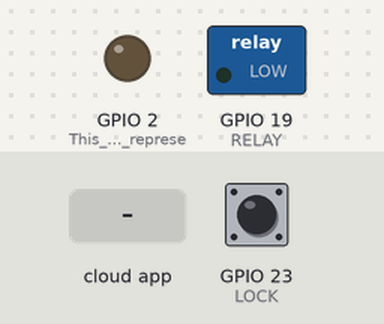
Recording of a program running on a simulated ESP32. Shown: switched loads named in the program (green lamp = pin HIGH), output pins drawn as LEDs (lit = HIGH). The inputs (shaded band) are chosen by the test bench; at power-on: GPIO 23 (LOCK) HIGH. WiFi joins after 1.5 s; servers stay silent unless stated; the Firebase database answers and starts empty; what the program prints to the serial monitor is not drawn.

Above: at 2.7 s.
2.8 s: the phone or cloud app sets status to 1
At 3.5 s:
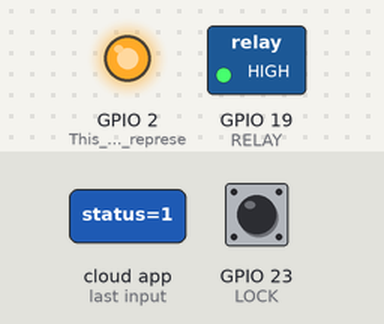
Timing chart, 0 to 5.8 s (numbered marks = the images above; inputs shaded):
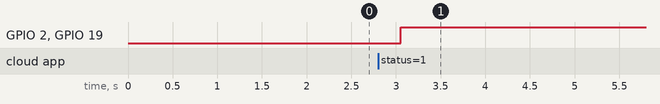

Measured:
- after the input at 2.8 s, GPIO 2 (This_internal_LED_represe), GPIO 19 (RELAY): LOW → HIGH after 0.26 s

The program:

main.cpp
```cpp
#if defined(ESP32)
#include <WiFi.h>
#include <FirebaseESP32.h>
#elif defined(ESP8266)
#include <FirebaseESP8266.h>
#include <ESP8266WiFi.h>
#include <IOXhop_FirebaseESP32.h>
#endif

// Provide the token generation process info.
#include <addons/TokenHelper.h>

// Provide the RTDB payload printing info and other helper functions.
#include <addons/RTDBHelper.h>

// Wifi credentials
#define WIFI_SSID "SSID"
#define WIFI_PASSWORD "PASSWORD"

// Database API key
#define API_KEY "API KEY"

// Database URL
#define DATABASE_URL "DATABASE URL"

// Registered User Email and Password
#define USER_EMAIL "REGISTERED EMAIL"
#define USER_PASSWORD "PASSWORD"

// PINS
#define LOCK 23
#define DOOR 22
#define ENGINE 21
#define RELAY 19

// Signal Variable
int secureSignal = 0;
int lockSignal = 0;
int doorSignal = 0;
int engineSignal = 0;
int resetSignal = 0;

// Firebase Data object
FirebaseData fbdo;

FirebaseAuth auth;
FirebaseConfig config;

unsigned long sendDataPrevMillis = 0;

void setup()
{

  Serial.begin(115200);

  // Input pins -> Signal form Component towrds ESP
  pinMode(LOCK, INPUT);
  pinMode(DOOR, INPUT);
  pinMode(ENGINE, INPUT);

  // Output Pins -> Signal from ESP towards Component
  pinMode(RELAY, OUTPUT);
  pinMode(2, OUTPUT); // This internal LED represents Vehicle internal locking system  -> Secure Lock LED

  //  pinMode(2, OUTPUT);

  // Setting Wifi
  WiFi.begin(WIFI_SSID, WIFI_PASSWORD);
  Serial.print("Connecting to Wi-Fi");

  // Waiting For connection
  while (WiFi.status() != WL_CONNECTED)
  {
    Serial.print(".");
    delay(300);
  }
  Serial.println();
  Serial.print("Connected with IP: ");
  Serial.println(WiFi.localIP());
  Serial.println();

  Serial.printf("Firebase Client v%s\n\n", FIREBASE_CLIENT_VERSION);

  // Api key (Important to link with database)
  config.api_key = API_KEY;

  // Sign in credentials
  auth.user.email = USER_EMAIL;
  auth.user.password = USER_PASSWORD;

  // The Database URL */
  config.database_url = DATABASE_URL;

  // Assign the callback function for the long running token generation task */
  config.token_status_callback = tokenStatusCallback; // addons/TokenHelper.h

  Firebase.begin(&config, &auth);

  // Comment or pass false value when WiFi reconnection will control manually or third party library
  Firebase.reconnectWiFi(true);

  Firebase.setDoubleDigits(5);
}

void loop()
{
  // Getting Firebase Ready and delay
  if (Firebase.ready() && (millis() - sendDataPrevMillis > 700 || sendDataPrevMillis == 0))
  {
    sendDataPrevMillis = millis(); // For delay

    // Secure Lock -> when this is 1, car will be fully locked and engine stoped until reset with app
    Firebase.RTDB.getInt(&fbdo, "/SecureLock/status");
    secureSignal = fbdo.intData();

    if (secureSignal == 1)
    {
      digitalWrite(RELAY, HIGH);
      digitalWrite(2, HIGH);
      if (Firebase.RTDB.setInt(&fbdo, "Engine/status", 1))
      {
        Serial.println("Fully Secured");
        Serial.println("");
      }
      else
      {
        Serial.println("FAILED -> REASON: " + fbdo.errorReason());
      }
    }
    else
    {
      // Read Lock Signal
      lockSignal = digitalRead(LOCK);
      if (lockSignal == LOW) // Car Locked
      {
        Serial.println("Car Locked");

        // Read Door Signal
        doorSignal = digitalRead(DOOR);
        // Door Opened
        if (doorSignal == HIGH)
        {
          Serial.println("Illegal Door Opening");
          digitalWrite(RELAY, HIGH);
          if (Firebase.RTDB.setInt(&fbdo, "Engine/status", 1))
          {
            Serial.println("Owner Notified");
            Serial.println("");
          }
          else
          {
            Serial.println("FAILED -> REASON: " + fbdo.errorReason());
          }
        }

        // Door Closed
        else
        {
          Serial.println("Door Closed");

          // Read Engine Signal
          engineSignal = digitalRead(ENGINE);
          // Engine starts Illegal
          if (engineSignal == HIGH)
          {
            Serial.println("Alert! Engine: ON");
            digitalWrite(RELAY, HIGH);
            if (Firebase.RTDB.setInt(&fbdo, "Engine/status", 1))
            {
              Serial.println("Owner Notified");
              Serial.println("");
            }
            else
            {
              Serial.println("FAILED -> REASON: " + fbdo.errorReason());
            }
          }

          // Engine OFF
          else
          {
            Serial.println("Engine: OFF");
            Serial.println("");
          }
        }
      }

      // Car Unlocked
      else if (lockSignal == HIGH)
      {
        Serial.println("Car UnLocked");
        Serial.println("");
      }
    }

    // Reset Back to Normal
    if (Firebase.RTDB.getInt(&fbdo, "/Reset/status"))
    {
      resetSignal = fbdo.intData();
      if (resetSignal == HIGH)
      {
        if (Firebase.RTDB.setInt(&fbdo, "Engine/status", 0))
        {
          digitalWrite(RELAY, LOW);
          digitalWrite(2, LOW);
          Serial.println("Engine Reset");
          Serial.println("");
          Firebase.RTDB.setInt(&fbdo, "Reset/status", 0);
        }
        else
        {
          Serial.println("FAILED -> REASON: " + fbdo.errorReason());
        }
      }
    }
  }
}
```
